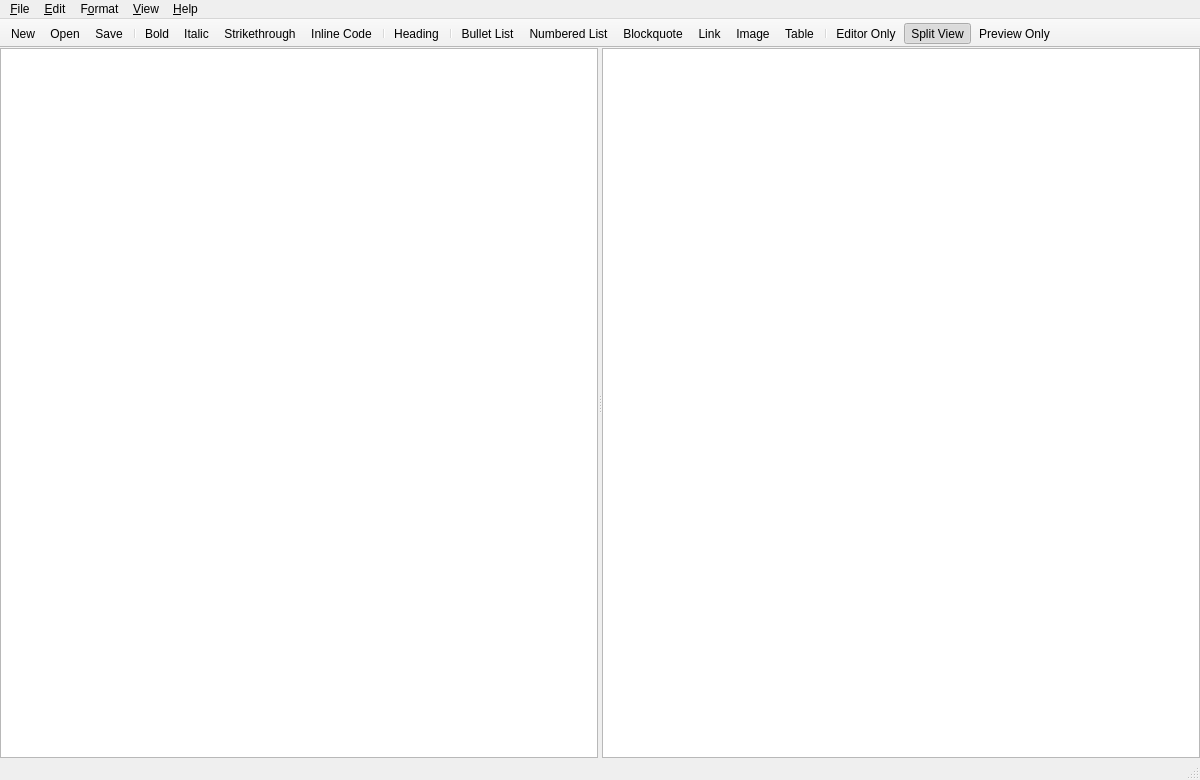
<?xml version="1.0" encoding="UTF-8"?>
<ui version="4.0">
 <class>MainWindow</class>
 <widget class="QMainWindow" name="MainWindow">
  <property name="geometry">
   <rect>
    <x>0</x>
    <y>0</y>
    <width>1200</width>
    <height>780</height>
   </rect>
  </property>
  <property name="windowTitle">
   <string notr="true">Markly</string>
  </property>
  <widget class="QWidget" name="centralwidget">
   <layout class="QVBoxLayout" name="centralLayout">
    <property name="spacing">
     <number>0</number>
    </property>
    <property name="leftMargin">
     <number>0</number>
    </property>
    <property name="topMargin">
     <number>0</number>
    </property>
    <property name="rightMargin">
     <number>0</number>
    </property>
    <property name="bottomMargin">
     <number>0</number>
    </property>
    <item>
     <widget class="QSplitter" name="splitter">
      <property name="orientation">
       <enum>Qt::Horizontal</enum>
      </property>
      <property name="childrenCollapsible">
       <bool>false</bool>
      </property>
      <widget class="Editor" name="editor"/>
      <widget class="PreviewView" name="preview"/>
     </widget>
    </item>
   </layout>
  </widget>
  <widget class="QMenuBar" name="menubar">
   <property name="geometry">
    <rect>
     <x>0</x>
     <y>0</y>
     <width>1200</width>
     <height>21</height>
    </rect>
   </property>
   <widget class="QMenu" name="menuFile">
    <property name="title">
     <string>&amp;File</string>
    </property>
    <widget class="QMenu" name="menuRecent">
     <property name="title">
      <string>Open &amp;Recent</string>
     </property>
    </widget>
    <addaction name="actionNew"/>
    <addaction name="actionOpen"/>
    <addaction name="menuRecent"/>
    <addaction name="separator"/>
    <addaction name="actionSave"/>
    <addaction name="actionSaveAs"/>
    <addaction name="separator"/>
    <addaction name="actionPrint"/>
    <addaction name="actionPrintPreview"/>
    <addaction name="separator"/>
    <addaction name="actionExportHtml"/>
    <addaction name="actionExportPdf"/>
    <addaction name="separator"/>
    <addaction name="actionExit"/>
   </widget>
   <widget class="QMenu" name="menuEdit">
    <property name="title">
     <string>&amp;Edit</string>
    </property>
    <addaction name="actionUndo"/>
    <addaction name="actionRedo"/>
    <addaction name="separator"/>
    <addaction name="actionCut"/>
    <addaction name="actionCopy"/>
    <addaction name="actionPaste"/>
    <addaction name="separator"/>
    <addaction name="actionFind"/>
   </widget>
   <widget class="QMenu" name="menuFormat">
    <property name="title">
     <string>F&amp;ormat</string>
    </property>
    <widget class="QMenu" name="menuHeading">
     <property name="title">
      <string>&amp;Heading</string>
     </property>
     <addaction name="actionHeading1"/>
     <addaction name="actionHeading2"/>
     <addaction name="actionHeading3"/>
     <addaction name="actionHeading4"/>
    </widget>
    <addaction name="actionBold"/>
    <addaction name="actionItalic"/>
    <addaction name="actionStrikethrough"/>
    <addaction name="actionInlineCode"/>
    <addaction name="separator"/>
    <addaction name="menuHeading"/>
    <addaction name="separator"/>
    <addaction name="actionBulletList"/>
    <addaction name="actionNumberedList"/>
    <addaction name="actionBlockquote"/>
    <addaction name="separator"/>
    <addaction name="actionLink"/>
    <addaction name="actionImage"/>
    <addaction name="actionTable"/>
   </widget>
   <widget class="QMenu" name="menuView">
    <property name="title">
     <string>&amp;View</string>
    </property>
    <widget class="QMenu" name="menuLanguage">
     <property name="title">
      <string>&amp;Language</string>
     </property>
     <addaction name="actionLanguageEnglish"/>
     <addaction name="actionLanguageRussian"/>
    </widget>
    <addaction name="actionEditorOnly"/>
    <addaction name="actionSplitView"/>
    <addaction name="actionPreviewOnly"/>
    <addaction name="separator"/>
    <addaction name="actionDarkPreview"/>
    <addaction name="actionLineNumbers"/>
    <addaction name="actionWordWrap"/>
    <addaction name="actionSyncScroll"/>
    <addaction name="separator"/>
    <addaction name="actionZoomIn"/>
    <addaction name="actionZoomOut"/>
    <addaction name="actionResetZoom"/>
    <addaction name="separator"/>
    <addaction name="menuLanguage"/>
   </widget>
   <widget class="QMenu" name="menuHelp">
    <property name="title">
     <string>&amp;Help</string>
    </property>
    <addaction name="actionAbout"/>
   </widget>
   <addaction name="menuFile"/>
   <addaction name="menuEdit"/>
   <addaction name="menuFormat"/>
   <addaction name="menuView"/>
   <addaction name="menuHelp"/>
  </widget>
  <widget class="QStatusBar" name="statusbar"/>
  <widget class="QToolBar" name="toolBar">
   <property name="movable">
    <bool>false</bool>
   </property>
   <property name="toolButtonStyle">
    <enum>Qt::ToolButtonIconOnly</enum>
   </property>
   <property name="iconSize">
    <size>
     <width>20</width>
     <height>20</height>
    </size>
   </property>
   <property name="windowTitle">
    <string>Main</string>
   </property>
   <attribute name="toolBarArea">
    <enum>TopToolBarArea</enum>
   </attribute>
   <attribute name="toolBarBreak">
    <bool>false</bool>
   </attribute>
   <addaction name="actionNew"/>
   <addaction name="actionOpen"/>
   <addaction name="actionSave"/>
   <addaction name="separator"/>
   <addaction name="actionBold"/>
   <addaction name="actionItalic"/>
   <addaction name="actionStrikethrough"/>
   <addaction name="actionInlineCode"/>
   <addaction name="separator"/>
   <addaction name="actionHeadingMenu"/>
   <addaction name="separator"/>
   <addaction name="actionBulletList"/>
   <addaction name="actionNumberedList"/>
   <addaction name="actionBlockquote"/>
   <addaction name="actionLink"/>
   <addaction name="actionImage"/>
   <addaction name="actionTable"/>
   <addaction name="separator"/>
   <addaction name="actionEditorOnly"/>
   <addaction name="actionSplitView"/>
   <addaction name="actionPreviewOnly"/>
  </widget>
  <action name="actionNew">
   <property name="text">
    <string>&amp;New</string>
   </property>
   <property name="shortcut">
    <string>Ctrl+N</string>
   </property>
  </action>
  <action name="actionOpen">
   <property name="text">
    <string>&amp;Open...</string>
   </property>
   <property name="shortcut">
    <string>Ctrl+O</string>
   </property>
  </action>
  <action name="actionSave">
   <property name="text">
    <string>&amp;Save</string>
   </property>
   <property name="shortcut">
    <string>Ctrl+S</string>
   </property>
  </action>
  <action name="actionSaveAs">
   <property name="text">
    <string>Save &amp;As...</string>
   </property>
   <property name="shortcut">
    <string>Ctrl+Shift+S</string>
   </property>
  </action>
  <action name="actionPrint">
   <property name="text">
    <string>&amp;Print...</string>
   </property>
   <property name="shortcut">
    <string>Ctrl+P</string>
   </property>
  </action>
  <action name="actionPrintPreview">
   <property name="text">
    <string>Print Pre&amp;view...</string>
   </property>
  </action>
  <action name="actionExportHtml">
   <property name="text">
    <string>&amp;Export HTML...</string>
   </property>
  </action>
  <action name="actionExportPdf">
   <property name="text">
    <string>Export PD&amp;F...</string>
   </property>
  </action>
  <action name="actionExit">
   <property name="text">
    <string>E&amp;xit</string>
   </property>
   <property name="shortcut">
    <string>Ctrl+Q</string>
   </property>
  </action>
  <action name="actionUndo">
   <property name="enabled">
    <bool>false</bool>
   </property>
   <property name="text">
    <string>&amp;Undo</string>
   </property>
   <property name="shortcut">
    <string>Ctrl+Z</string>
   </property>
  </action>
  <action name="actionRedo">
   <property name="enabled">
    <bool>false</bool>
   </property>
   <property name="text">
    <string>&amp;Redo</string>
   </property>
   <property name="shortcut">
    <string>Ctrl+Y</string>
   </property>
  </action>
  <action name="actionCut">
   <property name="enabled">
    <bool>false</bool>
   </property>
   <property name="text">
    <string>Cu&amp;t</string>
   </property>
   <property name="shortcut">
    <string>Ctrl+X</string>
   </property>
  </action>
  <action name="actionCopy">
   <property name="enabled">
    <bool>false</bool>
   </property>
   <property name="text">
    <string>&amp;Copy</string>
   </property>
   <property name="shortcut">
    <string>Ctrl+C</string>
   </property>
  </action>
  <action name="actionPaste">
   <property name="text">
    <string>&amp;Paste</string>
   </property>
   <property name="shortcut">
    <string>Ctrl+V</string>
   </property>
  </action>
  <action name="actionFind">
   <property name="text">
    <string>&amp;Find/Replace...</string>
   </property>
   <property name="shortcut">
    <string>Ctrl+F</string>
   </property>
  </action>
  <action name="actionBold">
   <property name="text">
    <string>&amp;Bold</string>
   </property>
   <property name="shortcut">
    <string>Ctrl+B</string>
   </property>
  </action>
  <action name="actionItalic">
   <property name="text">
    <string>&amp;Italic</string>
   </property>
   <property name="shortcut">
    <string>Ctrl+I</string>
   </property>
  </action>
  <action name="actionStrikethrough">
   <property name="text">
    <string>&amp;Strikethrough</string>
   </property>
   <property name="shortcut">
    <string>Ctrl+Shift+X</string>
   </property>
  </action>
  <action name="actionInlineCode">
   <property name="text">
    <string>Inline &amp;Code</string>
   </property>
   <property name="shortcut">
    <string>Ctrl+`</string>
   </property>
  </action>
  <action name="actionHeading1">
   <property name="text">
    <string>Heading &amp;1</string>
   </property>
   <property name="shortcut">
    <string>Ctrl+1</string>
   </property>
  </action>
  <action name="actionHeading2">
   <property name="text">
    <string>Heading &amp;2</string>
   </property>
   <property name="shortcut">
    <string>Ctrl+2</string>
   </property>
  </action>
  <action name="actionHeading3">
   <property name="text">
    <string>Heading &amp;3</string>
   </property>
   <property name="shortcut">
    <string>Ctrl+3</string>
   </property>
  </action>
  <action name="actionHeading4">
   <property name="text">
    <string>Heading &amp;4</string>
   </property>
   <property name="shortcut">
    <string>Ctrl+4</string>
   </property>
  </action>
  <action name="actionHeadingMenu">
   <property name="text">
    <string>Heading</string>
   </property>
   <property name="toolTip">
    <string>Heading level</string>
   </property>
  </action>
  <action name="actionBulletList">
   <property name="text">
    <string>&amp;Bullet List</string>
   </property>
   <property name="shortcut">
    <string>Ctrl+Shift+U</string>
   </property>
  </action>
  <action name="actionNumberedList">
   <property name="text">
    <string>&amp;Numbered List</string>
   </property>
   <property name="shortcut">
    <string>Ctrl+Shift+O</string>
   </property>
  </action>
  <action name="actionBlockquote">
   <property name="text">
    <string>Block&amp;quote</string>
   </property>
   <property name="shortcut">
    <string>Ctrl+Shift+Q</string>
   </property>
  </action>
  <action name="actionLink">
   <property name="text">
    <string>&amp;Link...</string>
   </property>
   <property name="shortcut">
    <string>Ctrl+K</string>
   </property>
  </action>
  <action name="actionImage">
   <property name="text">
    <string>I&amp;mage...</string>
   </property>
   <property name="shortcut">
    <string>Ctrl+Shift+I</string>
   </property>
  </action>
  <action name="actionTable">
   <property name="text">
    <string>Ta&amp;ble...</string>
   </property>
   <property name="shortcut">
    <string>Ctrl+Shift+T</string>
   </property>
  </action>
  <action name="actionEditorOnly">
   <property name="checkable">
    <bool>true</bool>
   </property>
   <property name="text">
    <string>&amp;Editor Only</string>
   </property>
   <property name="shortcut">
    <string>Ctrl+E</string>
   </property>
  </action>
  <action name="actionSplitView">
   <property name="checkable">
    <bool>true</bool>
   </property>
   <property name="checked">
    <bool>true</bool>
   </property>
   <property name="text">
    <string>&amp;Split View</string>
   </property>
   <property name="shortcut">
    <string>Ctrl+D</string>
   </property>
  </action>
  <action name="actionPreviewOnly">
   <property name="checkable">
    <bool>true</bool>
   </property>
   <property name="text">
    <string>&amp;Preview Only</string>
   </property>
   <property name="shortcut">
    <string>Ctrl+R</string>
   </property>
  </action>
  <action name="actionDarkPreview">
   <property name="checkable">
    <bool>true</bool>
   </property>
   <property name="text">
    <string>&amp;Dark Preview</string>
   </property>
  </action>
  <action name="actionLineNumbers">
   <property name="checkable">
    <bool>true</bool>
   </property>
   <property name="checked">
    <bool>true</bool>
   </property>
   <property name="text">
    <string>Show &amp;Line Numbers</string>
   </property>
  </action>
  <action name="actionWordWrap">
   <property name="checkable">
    <bool>true</bool>
   </property>
   <property name="checked">
    <bool>true</bool>
   </property>
   <property name="text">
    <string>&amp;Word Wrap</string>
   </property>
  </action>
  <action name="actionSyncScroll">
   <property name="checkable">
    <bool>true</bool>
   </property>
   <property name="checked">
    <bool>true</bool>
   </property>
   <property name="text">
    <string>S&amp;ync Scrolling</string>
   </property>
  </action>
  <action name="actionZoomIn">
   <property name="text">
    <string>Zoom &amp;In</string>
   </property>
   <property name="shortcut">
    <string>Ctrl++</string>
   </property>
  </action>
  <action name="actionZoomOut">
   <property name="text">
    <string>Zoom &amp;Out</string>
   </property>
   <property name="shortcut">
    <string>Ctrl+-</string>
   </property>
  </action>
  <action name="actionResetZoom">
   <property name="text">
    <string>&amp;Reset Zoom</string>
   </property>
   <property name="shortcut">
    <string>Ctrl+0</string>
   </property>
  </action>
  <action name="actionAbout">
   <property name="text">
    <string>&amp;About Markly</string>
   </property>
  </action>
  <action name="actionLanguageEnglish">
   <property name="checkable">
    <bool>true</bool>
   </property>
   <property name="checked">
    <bool>true</bool>
   </property>
   <property name="text">
    <string notr="true">English</string>
   </property>
  </action>
  <action name="actionLanguageRussian">
   <property name="checkable">
    <bool>true</bool>
   </property>
   <property name="text">
    <string notr="true">Русский</string>
   </property>
  </action>
 </widget>
 <customwidgets>
  <customwidget>
   <class>Editor</class>
   <extends>QPlainTextEdit</extends>
   <header>editor.h</header>
  </customwidget>
  <customwidget>
   <class>PreviewView</class>
   <extends>QTextBrowser</extends>
   <header>previewview.h</header>
  </customwidget>
 </customwidgets>
 <resources/>
 <connections/>
</ui>
